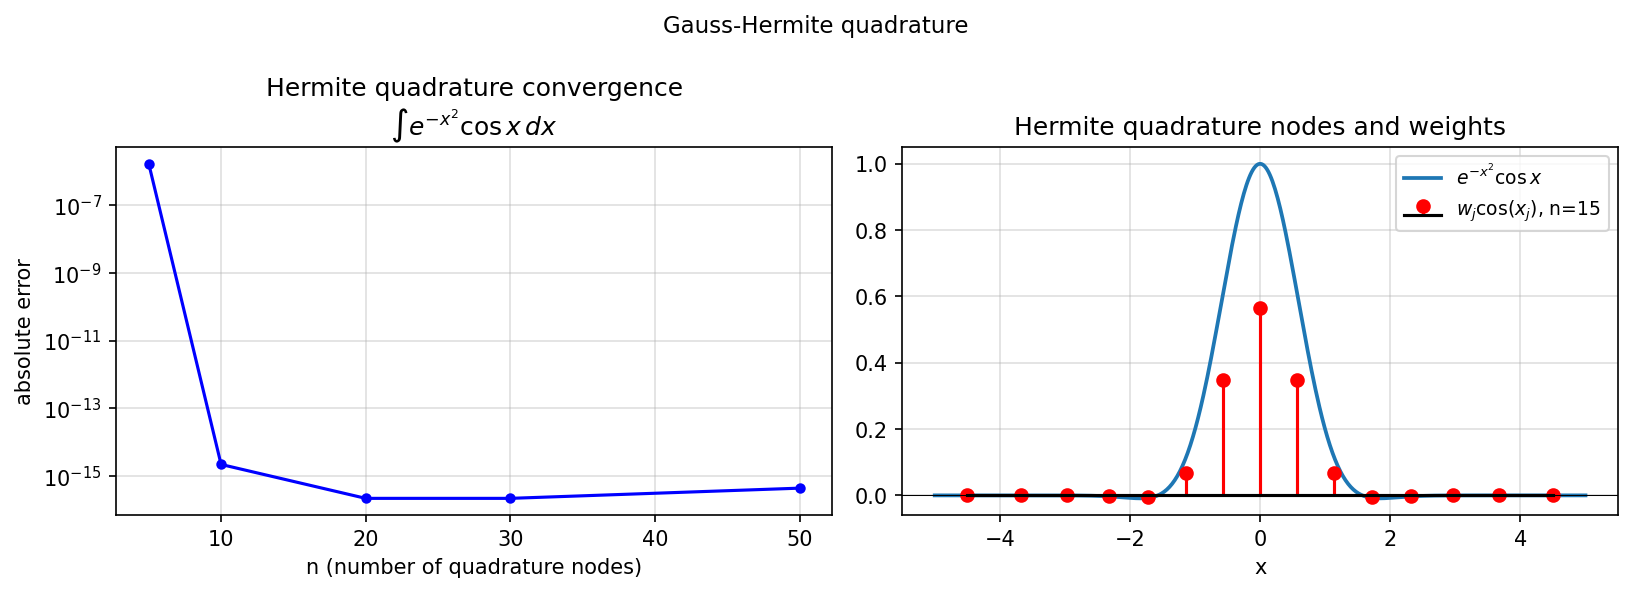

Here is the Python script that generated this plot:
"""Hermite (Gauss-Hermite) quadrature.

Gauss-Hermite quadrature integrates functions of the form exp(-x^2)*f(x)
on (-inf, inf).  We demonstrate convergence by comparing with Chebfun
quadrature on a large finite interval.

Credit: Inspired by Chebfun example quad/HermiteQuad.m
(Nick Trefethen and Andre Weideman, February 2017).
Original MATLAB Chebfun: Copyright 2017 by The University of Oxford and
The Chebfun Developers. See https://www.chebfun.org/ for Chebfun information.
"""

import matplotlib
matplotlib.use("Agg")
import matplotlib.pyplot as plt
import jax.numpy as jnp
import numpy as np
import sys, os
sys.path.insert(0, os.path.join(os.path.dirname(__file__), '..', '..', 'src'))

import chebfunjax as cj


def run():
    print("=" * 60)
    print("Hermite quadrature")
    print("=" * 60)

    pi = float(jnp.pi)

    # Gauss-Hermite nodes and weights: exact for degree <= 2n-1 polynomials
    # int_{-inf}^{inf} exp(-x^2) p(x) dx ~ sum w_j p(x_j)
    # Compute via eigenvalue method (symmetric tridiagonal)
    def hermite_nodes_weights(n):
        """Gauss-Hermite nodes and weights via eigenvalue method."""
        k = np.arange(1, n)
        beta = np.sqrt(k / 2.0)
        T = np.diag(beta, 1) + np.diag(beta, -1)
        vals, vecs = np.linalg.eigh(T)
        idx = np.argsort(vals)
        x = vals[idx]
        w = np.sqrt(pi) * vecs[0, idx]**2
        return x, w

    # Test 1: int exp(-x^2) dx = sqrt(pi)
    # This is just sum of weights
    exact_sqrt_pi = float(jnp.sqrt(jnp.pi))
    print(f"\nTest 1: int_(-inf,inf) exp(-x^2) dx = sqrt(pi) = {exact_sqrt_pi:.10f}")
    for n in [5, 10, 20]:
        x, w = hermite_nodes_weights(n)
        I = float(np.sum(w))
        err = abs(I - exact_sqrt_pi)
        print(f"  n={n:3d}: I = {I:.14f}, err = {err:.2e}")
        if n >= 5:
            assert err < 1e-12, f"n={n}: error {err}"

    # Test 2: int exp(-x^2) * x^2 dx = sqrt(pi)/2
    exact_x2 = exact_sqrt_pi / 2.0
    print(f"\nTest 2: int_(-inf,inf) exp(-x^2) * x^2 dx = sqrt(pi)/2 = {exact_x2:.10f}")
    for n in [5, 10, 20]:
        x, w = hermite_nodes_weights(n)
        I = float(np.sum(w * x**2))
        err = abs(I - exact_x2)
        print(f"  n={n:3d}: I = {I:.14f}, err = {err:.2e}")
        assert err < 1e-12 * abs(exact_x2), f"n={n}: error {err}"

    # Test 3: int exp(-x^2) * cos(x) dx = sqrt(pi) * exp(-1/4)
    exact_cos = exact_sqrt_pi * float(jnp.exp(jnp.array(-0.25)))
    print(f"\nTest 3: int_(-inf,inf) exp(-x^2) * cos(x) dx = sqrt(pi)*exp(-1/4) = {exact_cos:.10f}")
    ns = [5, 10, 20, 30, 50]
    errs_cos = []
    for n in ns:
        x, w = hermite_nodes_weights(n)
        I = float(np.sum(w * np.cos(x)))
        err = abs(I - exact_cos)
        errs_cos.append(err)
        print(f"  n={n:3d}: I = {I:.14f}, err = {err:.2e}")
    assert errs_cos[-1] < 1e-12 * abs(exact_cos)

    # Chebfun comparison on large interval [-L, L]
    L = 6.0
    f_cheb = cj.chebfun(lambda x: jnp.exp(-x**2) * jnp.cos(x), domain=(-L, L))
    I_cheb = float(f_cheb.sum())
    err_cheb = abs(I_cheb - exact_cos)
    print(f"\nChebfun on [-{L},{L}]: I = {I_cheb:.14f}, err = {err_cheb:.2e}")
    assert err_cheb < 1e-12 * abs(exact_cos)

    # Test 4: int exp(-x^2) * exp(x) dx = sqrt(pi) * exp(1/4)
    exact_expx = exact_sqrt_pi * float(jnp.exp(jnp.array(0.25)))
    print(f"\nTest 4: int exp(-x^2) * exp(x) dx = sqrt(pi)*exp(1/4) = {exact_expx:.10f}")
    for n in [5, 10, 20]:
        x, w = hermite_nodes_weights(n)
        I = float(np.sum(w * np.exp(x)))
        err = abs(I - exact_expx)
        print(f"  n={n:3d}: I = {I:.14f}, err = {err:.2e}")
        # n=5 only gives a few digits; need n>=10 for 1e-12 accuracy
        if n >= 10:
            assert err < 1e-12 * abs(exact_expx), f"n={n}: error {err}"

    # --- Plots ---
    _here = os.path.dirname(os.path.abspath(__file__))
    fig, axes = plt.subplots(1, 2, figsize=(11, 4))

    # Left: convergence for Test 3
    axes[0].semilogy(ns, [max(e, 1e-16) for e in errs_cos], 'b.-', markersize=8, linewidth=1.5)
    axes[0].set_xlabel("n (number of quadrature nodes)")
    axes[0].set_ylabel("absolute error")
    axes[0].set_title("Hermite quadrature convergence\n$\\int e^{-x^2} \\cos x\\, dx$")
    axes[0].grid(True, alpha=0.4)

    # Right: the integrand exp(-x^2) * cos(x)
    xs_plot = np.linspace(-5, 5, 500)
    ys_plot = np.exp(-xs_plot**2) * np.cos(xs_plot)
    n_plot = 15
    xq, wq = hermite_nodes_weights(n_plot)
    axes[1].plot(xs_plot, ys_plot, color="#1e77b4", linewidth=1.8, label="$e^{-x^2}\\cos x$")
    axes[1].stem(xq, wq * np.cos(xq), linefmt="r-", markerfmt="ro",
                 basefmt="k-", label=f"$w_j \\cos(x_j)$, n={n_plot}")
    axes[1].axhline(0, color="k", linewidth=0.5)
    axes[1].set_xlabel("x")
    axes[1].set_title("Hermite quadrature nodes and weights")
    axes[1].legend(fontsize=9)
    axes[1].grid(True, alpha=0.4)

    fig.suptitle("Gauss-Hermite quadrature", fontsize=11)
    fig.tight_layout()
    fig.savefig(os.path.join(_here, "hermite_quad.png"), dpi=150, bbox_inches="tight")
    plt.close(fig)

    print("\nAll assertions passed.")
    return True


if __name__ == "__main__":
    run()
